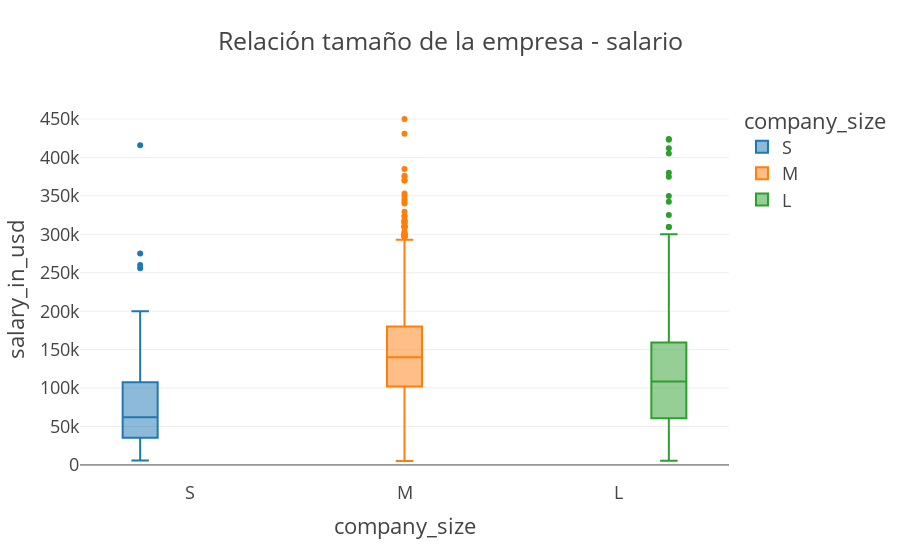

The notebook cell this image was saved under:
### Markdown cell above
¿Existe una relación entre el tamaño de la empresa y el salario?

### Code cell
fig = px.box(df, x='company_size', y='salary_in_usd', 
             title='Relación tamaño de la empresa - salario', 
             category_orders={"company_size": ["S", "M", "L"]}, template="presentation", color='company_size')

fig.show()

### Figure 1 — Plotly figure (JSON) as saved in the notebook; plotly's stock layout.template omitted (floating-point values rounded to 4 significant figures; data arrays with more than 128 entries replaced by an {"elided": "..."} marker saying what was removed)
{"data": [{"alignmentgroup": "True", "hovertemplate": "company_size=%{x}<br>salary_in_usd=%{y}<extra></extra>", "legendgroup": "S", "marker": {"color": "#1F77B4"}, "name": "S", "notched": false, "offsetgroup": "S", "orientation": "v", "showlegend": true, "type": "box", "x": {"elided": "148 str values"}, "x0": " ", "xaxis": "x", "y": {"elided": "148 int values"}, "y0": " ", "yaxis": "y"}, {"alignmentgroup": "True", "hovertemplate": "company_size=%{x}<br>salary_in_usd=%{y}<extra></extra>", "legendgroup": "M", "marker": {"color": "#FF7F0E"}, "name": "M", "notched": false, "offsetgroup": "M", "orientation": "v", "showlegend": true, "type": "box", "x": {"elided": "3153 str values"}, "x0": " ", "xaxis": "x", "y": {"elided": "3153 int values"}, "y0": " ", "yaxis": "y"}, {"alignmentgroup": "True", "hovertemplate": "company_size=%{x}<br>salary_in_usd=%{y}<extra></extra>", "legendgroup": "L", "marker": {"color": "#2CA02C"}, "name": "L", "notched": false, "offsetgroup": "L", "orientation": "v", "showlegend": true, "type": "box", "x": {"elided": "454 str values"}, "x0": " ", "xaxis": "x", "y": {"elided": "454 int values"}, "y0": " ", "yaxis": "y"}], "layout": {"boxmode": "group", "legend": {"title": {"text": "company_size"}, "tracegroupgap": 0}, "title": {"text": "Relación tamaño de la empresa - salario"}, "xaxis": {"anchor": "y", "categoryarray": ["S", "M", "L"], "categoryorder": "array", "domain": [0, 1], "title": {"text": "company_size"}}, "yaxis": {"anchor": "x", "domain": [0, 1], "title": {"text": "salary_in_usd"}}}}
